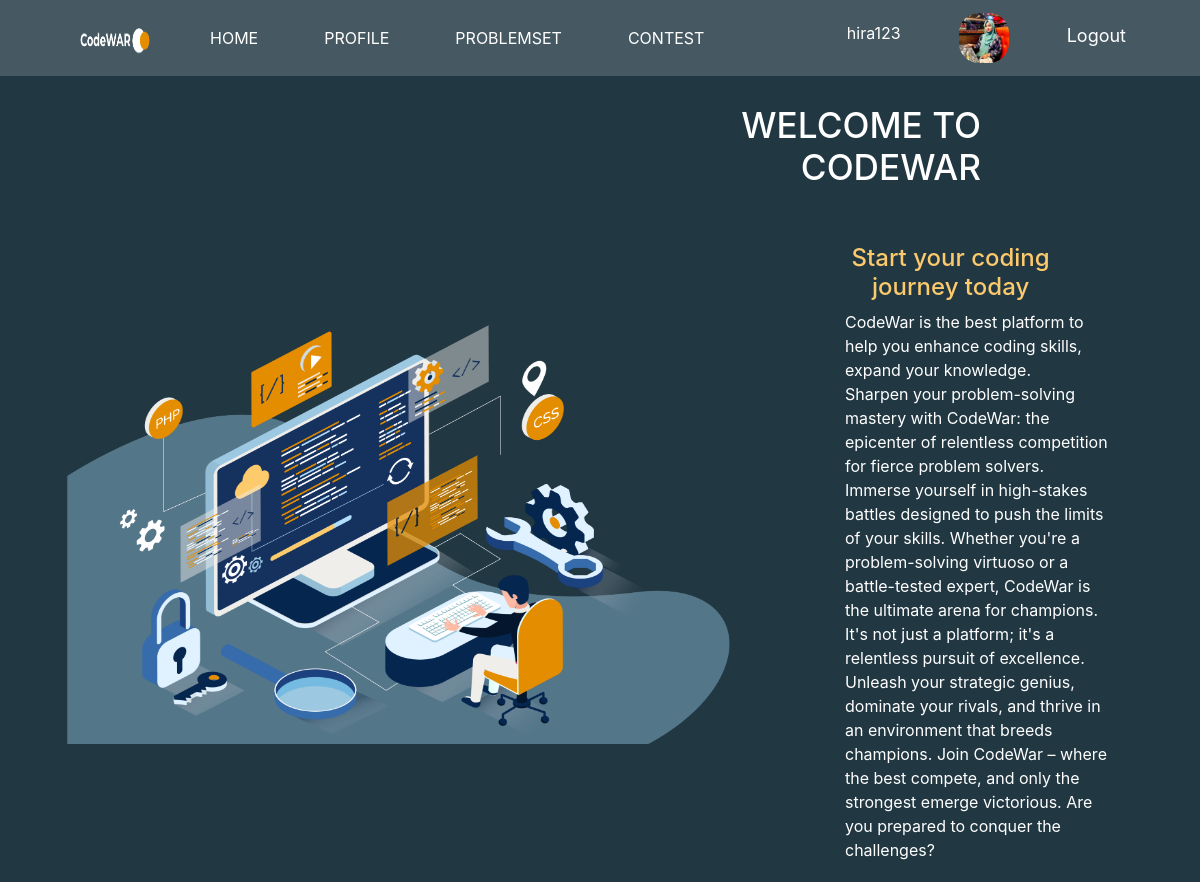
The page /war/war/index.php (signed in) on the database its author committed.
### tables this page shows
CREATE TABLE `user` (
  `name` varchar(100) NOT NULL,
  `handle` varchar(100) NOT NULL,
  `email` varchar(100) NOT NULL,
  `password` varchar(100) NOT NULL,
  `rank` varchar(50) NOT NULL,
  `image` varchar(1000) NOT NULL,
  `solveCount` int(11) NOT NULL
);

### war/war/index.php (the view, shortened to what this page needs)
<!DOCTYPE html>
<html lang="en">
<head>
    <link rel="stylesheet" href="https://cdn.jsdelivr.net/npm/bootstrap@4.0.0/dist/css/bootstrap.min.css">
    <link rel="stylesheet" href="https://cdnjs.cloudflare.com/ajax/libs/font-awesome/4.7.0/css/font-awesome.min.css">
    <link rel="stylesheet" href="https://cdn.jsdelivr.net/npm/bootstrap-icons@1.5.0/font/bootstrap-icons.css" />
</head>
<body style="background-color:#213742; color:#fff">
  <nav class="navbar navbar-expand-lg">
    <a class="navbar-brand ml-5 mr-5" href=""><img src="img/logo.png" width="90" height="50"></a>
    <div class="collapse navbar-collapse" id="navbarSupportedContent">
      <ul class="navbar-nav mr-auto">
        <li class="nav-item ">
          <a class="nav-link" href="">HOME</a>
        </li>
        <li class="nav-item ">
          <a class="nav-link" href="profile.php">PROFILE</a>
        </li>
        <li class="nav-item ">
          <a class="nav-link" href="problemset.php">PROBLEMSET</a>
        </li>
        <li class="nav-item ">
          <a class="nav-link" href="contest.php">CONTEST</a>
        </li>
      </ul>
      <?php
include('db.php');
if (isset($_SESSION['user_id'])) {
  $userEmail = $_SESSION['user_id'];
$sql = "SELECT * FROM user WHERE email = '$userEmail'";
$result = $conn->query($sql);
if ($result->num_rows > 0) {
    $user = $result->fetch_assoc();
    $handle = $user['handle'];
    $image = $user['image'];
    echo '<ul class="navbar-nav">
    <li class="nav-item">
        <span class="nav-link ml-2">' . $handle . '</span>
    </li>
    <li class="nav-item">
        <img style="border-radius: 20px; width: 50px; height: 50px;" src="img/' . $image . '" alt="User Image">
    </li>
    <li class="nav-item">
        <form method="post" action="logout.php">
            <button id="logoutbt" type="submit" name="logout">Logout</button>
        </form>
    </li>
</ul>';
} else {
    echo "User not found!";
}
}
?>
    </div>
  </nav>
<div class="p-1">
    <h1 style="font-size: 2.2rem; width:40%;text-align:center; margin-left:46% ;margin-top: 2%;" class="text-right pr-5">WELCOME TO CODEWAR</h1>
    <div class="container-fluid">
  <div class="row indexPageLeft">
    <div class="col-sm ">
      <img style="width: 700px;height:500px;float:left;" class="ml-5 mt-5"src="img/final.png" alt="">
    </div>
    <div class="col" >
      <h4 class="mt-5 ml-5 pr-5" style="color:#fcca6c;
      text-align: center;margin-right:20%;">Start your coding journey today</h4>
      <p style="margin-right:6%;" class="ml-5 pr-5">CodeWar is the best platform to help you enhance coding skills, expand your knowledge.<br>
      Sharpen your problem-solving mastery with CodeWar: the epicenter of relentless competition for fierce problem solvers. Immerse yourself in high-stakes battles designed to push the limits of your skills. Whether you're a problem-solving virtuoso or a battle-tested expert, CodeWar is the ultimate arena for champions. It's not just a platform; it's a relentless pursuit of excellence. Unleash your strategic genius, dominate your rivals, and thrive in an environment that breeds champions. Join CodeWar – where the best compete, and only the strongest emerge victorious. Are you prepared to conquer the challenges?
    </p>
    </div>
  </div>
</div>
</div>
</body>
</html>

### war/war/index.php (style rules this page uses)
.navbar { background-color:#465962; }
.nav-link { color:#fff }
.navbar-nav > li { margin-right:50px; }
#logoutbt { background-color: transparent; margin-top: 8%; border: 2px solid #465962; color: white; font-size: 18px; }

### rows shown on the page
user: handle "hira123", image (picture)
